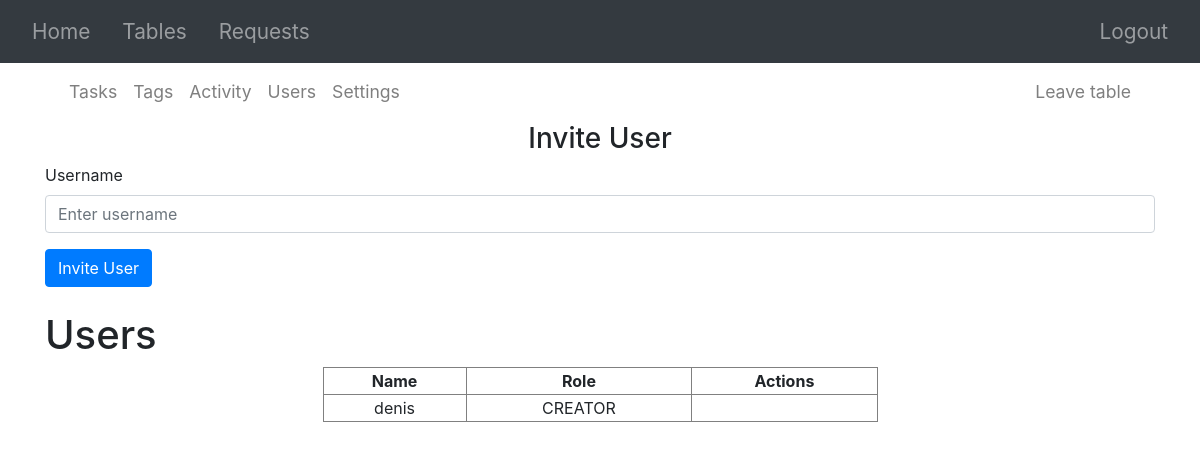
The app's page /tables/1/users (signed in), older data.
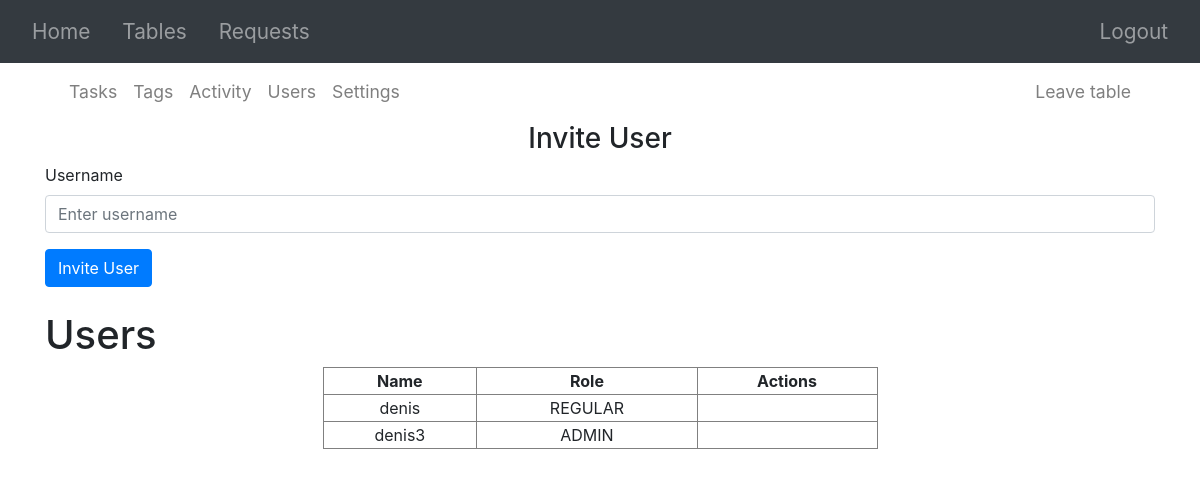
The same page, newer data.
### src/models.py (models this page shows, shortened)
class UserTable(db.Model):
    user_id: Mapped[int] = mapped_column(ForeignKey('user.id'), primary_key=True)
    table_id: Mapped[int] = mapped_column(ForeignKey('table.id'), primary_key=True)
    role: Mapped['Role'] = mapped_column()
    user: Mapped[list['User']] = relationship(back_populates='tables')
    table: Mapped[list['Table']] = relationship(back_populates='users')

class User(db.Model, UserMixin):
    id: Mapped[int] = mapped_column(primary_key=True)
    username: Mapped[str] = mapped_column(String(30), unique=True)
    password: Mapped[str] = mapped_column()
    tables: Mapped[list['UserTable']] = relationship(back_populates='user')
    received_requests: Mapped[list['Request']] = relationship(foreign_keys='[Request.recipient_id]')

### src/routes/users.py (the view)
@users_bp.route('/tables/<int:table_id>/users')
@login_required
def users(table_id: int) -> str:
    table = db.get_or_404(Table, table_id)
    user_id = current_user.id
    db.get_or_404(UserTable, [user_id, table_id])
    users_in_table = UserTable.query.filter_by(table_id=table_id)
    user_table = db.get_or_404(UserTable, [user_id, table_id])
    role = user_table.role
    return render_template(
        'users.html',
        user=current_user,
        table=table,
        users_in_table=users_in_table,
        role=role
    )

### src/templates/users.html (shortened to what this page needs)
{% extends "base.html" %}
{% import "macros.html" as macro %}
{% block content %}
{{ macro.in_table(table) }}
    <form action="/tables/{{ table.id }}/invite-user" method="POST" autocomplete="off">
        <h3 align="center">Invite User</h3>
        <div class="form-group">
          <label for="username">Username</label>
          <input
            type="text"
            class="form-control"
            id="username"
            name="username"
            placeholder="Enter username"
          />
        </div>
        <button type="submit" class="btn btn-primary">Invite User</button>
      </form>
      <br/>
      <h1>Users</h1>
<table border="1" style="width: 50%; margin: 0 auto; text-align: center; border-collapse: collapse;">
    <thead>
        <th>Name</th>
        <th>Role</th>
        <th>Actions</th>
    </thead>
    <tbody>
        {% for cur_user in users_in_table %}
        <tr>
            <td>{{ cur_user.user.username }}</td>
            <td>{{ cur_user.role.name }}</td>
            {% if user.id != cur_user.user.id %}
            <td>
            </td>
            {% endif %}
        </tr>
        {% endfor %}
    </tbody>
</table>
{% endblock %}

Row changes from the older to the newer data that the page shows:
changed UserTable "denis": role.name "CREATOR" → "REGULAR"
added UserTable: user.username "denis3", role.name "ADMIN"
